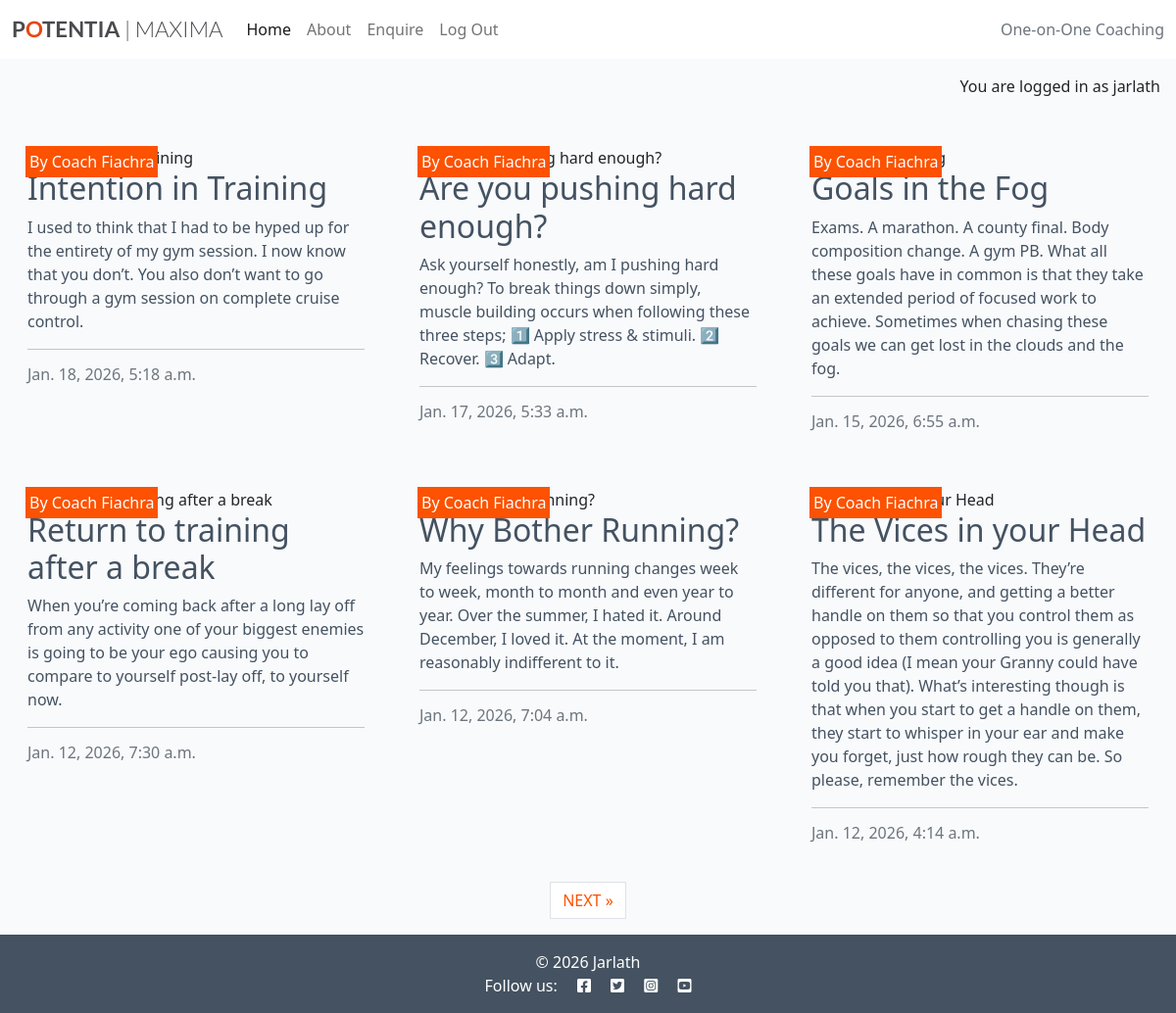
The app's page / (signed in) with its own data.
### home/models.py (models this page shows, shortened)
class CoachingPost(models.Model):
    title = models.CharField(
        max_length=200, unique=True
    )
    slug = models.SlugField(max_length=200, unique=True)
    author = models.ForeignKey(User, on_delete=models.CASCADE)
    featured_image = CloudinaryField('image', default='placeholder')
    status = models.IntegerField(choices=STATUS, default=0)
    created_on = models.DateTimeField(auto_now_add=True)
    updated_on = models.DateTimeField(auto_now=True)
    content = models.TextField()
    excerpt = models.TextField(blank=True)
    class Meta:
        ordering = ["-created_on"]

### home/views.py (the view)
# urls.py: path('', views.CoachingPostList.as_view(), name='home'),
class CoachingPostList(generic.ListView):
    template_name = "home/index.html"
    paginate_by = 6
    queryset = CoachingPost.objects.filter(status=1).order_by("-created_on")

### home/templates/home/index.html (shortened to what this page needs)
{% extends "base.html" %} {% load static %} {% block content %}
{% if user.is_authenticated %}
<div class="container-fluid">
    <div class="row">
        <div class="col-12 mt-3 left">
            <div class="row">
                {% for post in coachingpost_list %}
                <div class="col-md-4">
                    <div class="card mb-4">
                        <div class="card-body">
                            <div class="image-container">
                                <div class="image-flash">
                                    <p class="author">by coach {{ post.author }}</p>
                                </div>
                            </div>
                            <a href="{% url 'coaching_post_detail' post.slug %}" class="post-link">
                                <h2 class="card-title">{{ post.title }}</h2>
                                <p class="card-text">{{ post.excerpt }}</p>
                            </a>
                            <hr />
                            <p class="card-text text-muted h6">{{ post.created_on}}</p>
                        </div>
                    </div>
                </div>
                {% if forloop.counter|divisibleby:3 %}
            </div>
            <div class="row">
                {% endif %}
                {% endfor %}
            </div>
        </div>
    </div>
    {% if is_paginated %}
    <nav aria-label="Page navigation">
        <ul class="pagination justify-content-center">
            {% if page_obj.has_next %}
            <li><a href="?page={{ page_obj.next_page_number }}" class="page-link">NEXT &raquo;</a></li>
            {% endif %}
        </ul>
    </nav>
    {% endif %}
</div>
{% endif %}
{% endblock %}
{% block copyright %}
&copy; 2026 Jarlath
{% endblock %}

### templates/base.html (shortened to what this page needs)
{% load static %}
{% url 'home' as home_url %}
{% url 'about' as about_url %}
{% url 'enquire' as enquire_url %}
{% url 'account_signup' as signup_url %}
{% url 'account_login' as login_url %}
{% url 'account_logout' as logout_url %}
<!DOCTYPE html>
<html class="h-100" lang="en">
<head>
    <link rel="stylesheet" href="https://cdnjs.cloudflare.com/ajax/libs/font-awesome/5.15.3/css/all.min.css">
    <link href="https://cdn.jsdelivr.net/npm/bootstrap@5.0.1/dist/css/bootstrap.min.css" rel="stylesheet"
>
    <link rel="stylesheet" href="{% static 'css/style.css' %}">
</head>
<body class="d-flex flex-column h-100 main-bg">
    <nav class="navbar navbar-expand-lg navbar-light bg-white">
        <div class="container-fluid">
            <a class="navbar-brand" href="{% url 'home' %}"><span class="brand">P<span class="red-o">O</span>TENTIA<span
                        class="thin"> | MAXIMA</span></span></a>
            <div class="collapse navbar-collapse" id="navbarText">
                <ul class="navbar-nav me-auto mb-2 mb-lg-0">
                    <li class="nav-item">
                        <a class="nav-link {% if request.path == home_url %}active{% endif %}" aria-current="page"
                            href="{% url 'home' %}">Home</a>
                    </li>
                    <li class="nav-item">
                        <a class="nav-link
                {% if request.path == about_url %}active{%endif%}" aria-current="page"
                            href="{% url 'about' %}">About</a>
                    </li>
                    <li class="nav-item">
                        <a class="nav-link
                {% if request.path == enquire_url %}active{%endif%}" aria-current="page"
                            href="{% url 'enquire' %}">Enquire</a>
                    </li>
                    {% if user.is_authenticated %}
                    <li class="nav-item">
                        <a class="nav-link {% if request.path == logout_url %}active{% endif %}" aria-current="page"
                            href="{% url 'account_logout' %}">Log Out</a>
                    </li>
                    {% endif %}
                </ul>
                <span class="navbar-text text-muted">
                    One-on-One Coaching
                </span>
            </div>
        </div>
    </nav>
    <main class="flex-shrink-0 main-bg">
        {% if user.is_authenticated %}
        <p class="text-end m-3">You are logged in as {{ user }}</p>
        {% else %}
        <p class="text-end m-3">You are not logged in</p>
        {% endif %}
        {% block content %}{% endblock content %}
    </main>
    <footer class="footer mt-auto py-3 dark-bg">
        <p class="m-0 text-center text-white">
            {% block copyright %}{% endblock copyright %}
        </p>
        <p class="m-0 text-center text-white">Follow us:
            <i class="fab fa-facebook-square ms-3"></i>
            <i class="fab fa-twitter-square ms-3"></i>
            <i class="fab fa-instagram-square ms-3"></i>
            <i class="fab fa-youtube-square ms-3"></i>
        </p>
    </footer>
</body>
</html>

### static/css/style.css (style rules this page uses)
body { background-color: #F9FAFC; }
.brand { font-family: Lato, sans-serif; font-size: 1.4rem; font-weight: 700; color: #4A4A4F; }
.red-o { color: #E84610; }
.thin { font-weight: 300; }
.dark-bg { background-color: #445261; }
.main-bg { background-color: #F9FAFC; }
.card { border: none; background-color: transparent; }
.image-container { position: relative; }
.image-flash { position: absolute; top: 5%; min-width: 30%; left: -2px; background-color: #fc5201; }
.author { color: white; margin: 4px; text-transform: capitalize; }
.post-link { text-decoration: none; color: #445261; }
.post-link:hover, .page-link { color: #fc5201; }

### records on screen
CoachingPost: author "Fiachra", title "Intention in Training", excerpt "I used to think that I had to be hyped up for the entirety of my gym session. I now know that you don’t. You also don’t want to go through a gym session on complete cruise control.", created_on "Jan. 18, 2026, 5:18 a.m."
CoachingPost: author "Fiachra", title "Are you pushing hard enough?", excerpt "Ask yourself honestly, am I pushing hard enough? To break things down simply, muscle building occurs when following these three steps; 1️⃣ Apply stress & stimuli. 2️⃣ Recover. 3️⃣ Adapt.", created_on "Jan. 17, 2026, 5:33 a.m."
CoachingPost: author "Fiachra", title "Goals in the Fog", excerpt "Exams. A marathon. A county final. Body composition change. A gym PB. What all these goals have in common is that they take an extended period of focused work to achieve. Sometimes when chasing these goals we can get lost in the clouds and the fog.", created_on "Jan. 15, 2026, 6:55 a.m."
CoachingPost: author "Fiachra", title "Return to training after a break", excerpt "When you’re coming back after a long lay off from any activity one of your biggest enemies is going to be your ego causing you to compare to yourself post-lay off, to yourself now.", created_on "Jan. 12, 2026, 7:30 a.m."
CoachingPost: author "Fiachra", title "Why Bother Running?", excerpt "My feelings towards running changes week to week, month to month and even year to year. Over the summer, I hated it. Around December, I loved it. At the moment, I am reasonably indifferent to it.", created_on "Jan. 12, 2026, 7:04 a.m."
CoachingPost: author "Fiachra", title "The Vices in your Head", excerpt "The vices, the vices, the vices. They’re different for anyone, and getting a better handle on them so that you control them as opposed to them controlling you is generally a good idea (I mean your Granny could have told you that). What’s interesting though is that when you start to get a handle on them, they start to whisper in your ear and make you forget, just how rough they can be. So please, remember the vices.", created_on "Jan. 12, 2026, 4:14 a.m."

### other values on screen
{{ user }} "jarlath"
